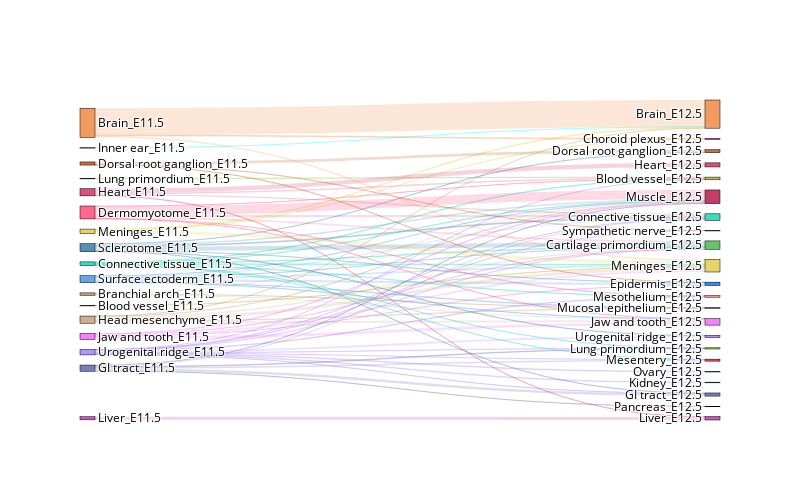

Notebook code cell kept with this figure:
### Markdown cell above
We use a Sankey diagram to show the correspondence between cell types at different stages of development

### Code cell
fig=Sankey_multi(adata_li=[adata1,adata2],
             prefix_li=['E11.5','E12.5'],
             matching_li=[matching],
                clusters='annotation',filter_num=10,
             node_opacity = 0.8,
             link_opacity = 0.2,
                layout=[800,500],
           font_size=12,
           font_color='Black',
           save_name=None,
           format='png',
           width=1200,
           height=1000,
           return_fig=True)
fig.show()

### Figure 1 — Plotly figure (JSON) as saved in the notebook; plotly's stock layout.template omitted (floating-point values rounded to 4 significant figures)
{"data": [{"link": {"color": ["rgba(11, 211, 177, 0.2)", "rgba(255, 67, 116, 0.2)", "rgba(211, 36, 90, 0.2)", "rgba(126, 193, 54, 0.2)", "rgba(158, 123, 255, 0.2)", "rgba(239, 131, 58, 0.2)", "rgba(190, 155, 114, 0.2)", "rgba(3, 255, 244, 0.2)", "rgba(223, 202, 67, 0.2)", "rgba(11, 211, 177, 0.2)", "rgba(255, 67, 116, 0.2)", "rgba(190, 155, 114, 0.2)", "rgba(240, 98, 249, 0.2)", "rgba(45, 115, 158, 0.2)", "rgba(66, 143, 226, 0.2)", "rgba(158, 123, 255, 0.2)", "rgba(239, 131, 58, 0.2)", "rgba(223, 202, 67, 0.2)", "rgba(255, 67, 116, 0.2)", "rgba(92, 92, 166, 0.2)", "rgba(211, 36, 90, 0.2)", "rgba(45, 115, 158, 0.2)", "rgba(66, 143, 226, 0.2)", "rgba(158, 123, 255, 0.2)", "rgba(183, 76, 17, 0.2)", "rgba(45, 115, 158, 0.2)", "rgba(183, 76, 17, 0.2)", "rgba(240, 98, 249, 0.2)", "rgba(45, 115, 158, 0.2)", "rgba(66, 143, 226, 0.2)", "rgba(92, 92, 166, 0.2)", "rgba(45, 115, 158, 0.2)", "rgba(158, 123, 255, 0.2)", "rgba(211, 36, 90, 0.2)", "rgba(179, 139, 92, 0.2)", "rgba(255, 67, 116, 0.2)", "rgba(190, 155, 114, 0.2)", "rgba(240, 98, 249, 0.2)", "rgba(66, 143, 226, 0.2)", "rgba(158, 123, 255, 0.2)", "rgba(211, 36, 90, 0.2)", "rgba(201, 35, 177, 0.2)", "rgba(11, 211, 177, 0.2)", "rgba(92, 92, 166, 0.2)", "rgba(158, 123, 255, 0.2)", "rgba(179, 167, 38, 0.2)", "rgba(239, 131, 58, 0.2)", "rgba(11, 211, 177, 0.2)", "rgba(190, 155, 114, 0.2)", "rgba(240, 98, 249, 0.2)", "rgba(223, 202, 67, 0.2)", "rgba(66, 143, 226, 0.2)", "rgba(11, 211, 177, 0.2)", "rgba(92, 92, 166, 0.2)", "rgba(158, 123, 255, 0.2)", "rgba(11, 211, 177, 0.2)", "rgba(255, 67, 116, 0.2)", "rgba(158, 123, 255, 0.2)", "rgba(179, 139, 92, 0.2)", "rgba(190, 155, 114, 0.2)", "rgba(66, 143, 226, 0.2)", "rgba(179, 139, 92, 0.2)", "rgba(11, 211, 177, 0.2)", "rgba(255, 67, 116, 0.2)", "rgba(92, 92, 166, 0.2)", "rgba(190, 155, 114, 0.2)", "rgba(240, 98, 249, 0.2)", "rgba(45, 115, 158, 0.2)", "rgba(66, 143, 226, 0.2)", "rgba(158, 123, 255, 0.2)", "rgba(92, 92, 166, 0.2)", "rgba(183, 76, 17, 0.2)", "rgba(158, 123, 255, 0.2)", "rgba(45, 115, 158, 0.2)", "rgba(158, 123, 255, 0.2)"], "label": ["Surface ectoderm_E11.5", "Connective tissue_E11.5", "Brain_E11.5", "Spinal cord_E11.5", "Branchial arch_E11.5", "Urogenital ridge_E11.5", "Blood vessel_E11.5", "Dorsal root ganglion_E11.5", "Head mesenchyme_E11.5", "Dermomyotome_E11.5", "Jaw and tooth_E11.5", "Sclerotome_E11.5", "Inner ear_E11.5", "Heart_E11.5", "Liver_E11.5", "Lung primordium_E11.5", "Meninges_E11.5", "GI tract_E11.5", "Ovary_E12.5", "Sympathetic nerve_E12.5", "Connective tissue_E12.5", "Brain_E12.5", "Choroid plexus_E12.5", "Lung primordium_E12.5", "Mucosal epithelium_E12.5", "Epidermis_E12.5", "Dorsal root ganglion_E12.5", "Heart_E12.5", "Muscle_E12.5", "Cartilage primordium_E12.5", "Urogenital ridge_E12.5", "Mesothelium_E12.5", "Meninges_E12.5", "Blood vessel_E12.5", "Kidney_E12.5", "Jaw and tooth_E12.5", "Liver_E12.5", "Pancreas_E12.5", "Mesentery_E12.5", "GI tract_E12.5"], "source": [1, 9, 13, 15, 5, 2, 8, 12, 16, 1, 9, 8, 10, 11, 0, 5, 2, 16, 9, 17, 13, 11, 0, 5, 7, 11, 7, 10, 11, 0, 17, 11, 5, 13, 4, 9, 8, 10, 0, 5, 13, 14, 1, 17, 5, 6, 2, 1, 8, 10, 16, 0, 1, 17, 5, 1, 9, 5, 4, 8, 0, 4, 1, 9, 17, 8, 10, 11, 0, 5, 17, 7, 5, 11, 5], "target": [33, 33, 33, 33, 33, 21, 21, 21, 21, 29, 29, 29, 29, 29, 29, 29, 22, 22, 20, 20, 20, 20, 20, 20, 26, 26, 25, 25, 25, 25, 39, 39, 39, 27, 35, 35, 35, 35, 35, 34, 36, 36, 23, 23, 23, 32, 32, 32, 32, 32, 32, 32, 38, 38, 38, 31, 31, 31, 24, 24, 24, 28, 28, 28, 28, 28, 28, 28, 28, 18, 37, 19, 19, 30, 30], "value": [60, 14, 144, 13, 15, 2460, 11, 18, 89, 64, 121, 126, 27, 391, 27, 12, 77, 30, 180, 102, 108, 88, 101, 14, 252, 24, 18, 21, 16, 248, 236, 24, 27, 375, 100, 12, 176, 271, 34, 59, 29, 285, 17, 62, 31, 44, 142, 74, 285, 158, 287, 156, 29, 131, 21, 49, 38, 57, 23, 31, 47, 93, 42, 816, 23, 27, 68, 156, 28, 65, 13, 14, 13, 38, 179]}, "node": {"color": ["rgba(66, 143, 226, 0.8)", "rgba(11, 211, 177, 0.8)", "rgba(239, 131, 58, 0.8)", "rgba(249, 213, 186, 0.8)", "rgba(179, 139, 92, 0.8)", "rgba(158, 123, 255, 0.8)", "rgba(179, 167, 38, 0.8)", "rgba(183, 76, 17, 0.8)", "rgba(190, 155, 114, 0.8)", "rgba(255, 67, 116, 0.8)", "rgba(240, 98, 249, 0.8)", "rgba(45, 115, 158, 0.8)", "rgba(3, 255, 244, 0.8)", "rgba(211, 36, 90, 0.8)", "rgba(201, 35, 177, 0.8)", "rgba(126, 193, 54, 0.8)", "rgba(223, 202, 67, 0.8)", "rgba(92, 92, 166, 0.8)", "rgba(85, 175, 217, 0.8)", "rgba(204, 90, 13, 0.8)", "rgba(11, 211, 177, 0.8)", "rgba(239, 131, 58, 0.8)", "rgba(189, 58, 221, 0.8)", "rgba(126, 193, 54, 0.8)", "rgba(47, 125, 209, 0.8)", "rgba(3, 109, 244, 0.8)", "rgba(183, 76, 17, 0.8)", "rgba(211, 36, 90, 0.8)", "rgba(175, 16, 65, 0.8)", "rgba(60, 180, 75, 0.8)", "rgba(158, 123, 255, 0.8)", "rgba(255, 131, 131, 0.8)", "rgba(223, 202, 67, 0.8)", "rgba(179, 167, 38, 0.8)", "rgba(98, 207, 232, 0.8)", "rgba(240, 98, 249, 0.8)", "rgba(201, 35, 177, 0.8)", "rgba(115, 155, 30, 0.8)", "rgba(231, 29, 54, 0.8)", "rgba(92, 92, 166, 0.8)"], "label": ["Surface ectoderm_E11.5", "Connective tissue_E11.5", "Brain_E11.5", "Spinal cord_E11.5", "Branchial arch_E11.5", "Urogenital ridge_E11.5", "Blood vessel_E11.5", "Dorsal root ganglion_E11.5", "Head mesenchyme_E11.5", "Dermomyotome_E11.5", "Jaw and tooth_E11.5", "Sclerotome_E11.5", "Inner ear_E11.5", "Heart_E11.5", "Liver_E11.5", "Lung primordium_E11.5", "Meninges_E11.5", "GI tract_E11.5", "Ovary_E12.5", "Sympathetic nerve_E12.5", "Connective tissue_E12.5", "Brain_E12.5", "Choroid plexus_E12.5", "Lung primordium_E12.5", "Mucosal epithelium_E12.5", "Epidermis_E12.5", "Dorsal root ganglion_E12.5", "Heart_E12.5", "Muscle_E12.5", "Cartilage primordium_E12.5", "Urogenital ridge_E12.5", "Mesothelium_E12.5", "Meninges_E12.5", "Blood vessel_E12.5", "Kidney_E12.5", "Jaw and tooth_E12.5", "Liver_E12.5", "Pancreas_E12.5", "Mesentery_E12.5", "GI tract_E12.5"], "line": {"color": "black", "width": 0.5}, "pad": 15, "thickness": 15}, "type": "sankey", "valueformat": ".0f", "valuesuffix": "TWh"}], "layout": {"autosize": false, "font": {"color": "Black", "size": 12}, "height": 500, "title": {"text": ""}, "width": 800}}
